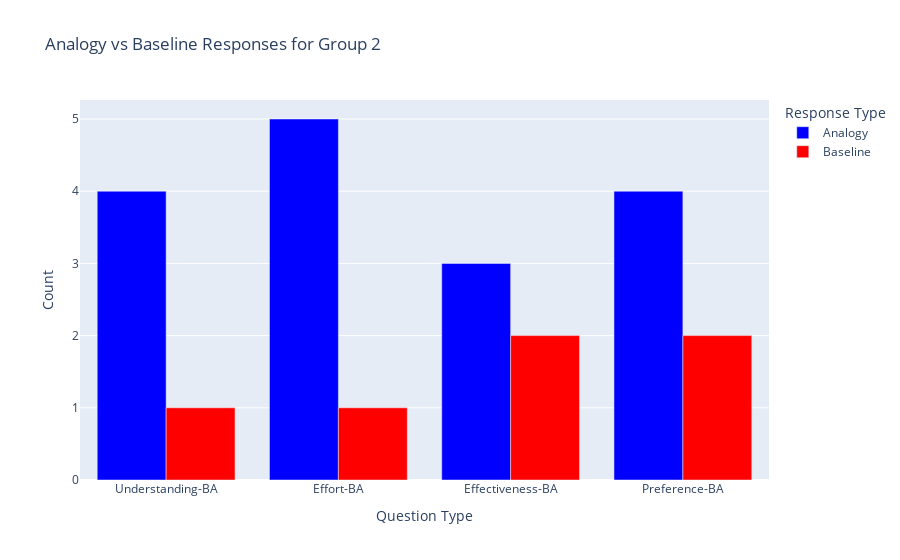

Notebook code cell kept with this figure:
### Code cell
# Columns for Group 2 (Understanding-BA, Effort-BA, Effectiveness-BA, Preference-BA)
group_2_columns = ['Understanding-BA', 'Effort-BA', 'Effectiveness-BA', 'Preference-BA']

# Count A/B for each question in Group 2
group_2_counts = count_A_B_per_question(group_2_data, group_2_columns)

# Prepare the data for plotting (convert counts into a DataFrame)
plot_data_group_2 = []

for question, counts in group_2_counts.items():
    plot_data_group_2.append({'Question': question, 'Response': 'Analogy', 'Count': counts['Analogy']})
    plot_data_group_2.append({'Question': question, 'Response': 'Baseline', 'Count': counts['Baseline']})

group_2_plot_df = pd.DataFrame(plot_data_group_2)

# Plot the bar chart for Group 2, showing Analogy vs Baseline for each question
fig_group_2 = px.bar(group_2_plot_df, x='Question', y='Count', color='Response', barmode='group',
                     title="Analogy vs Baseline Responses for Group 2",
                     labels={'Question': 'Question Type', 'Count': 'Number of Responses', 'Response': 'Response Type'},
                     color_discrete_map={'Analogy': 'blue', 'Baseline': 'red'})

fig_group_2.update_layout(xaxis_title="Question Type", yaxis_title="Count", barmode='group')

# Show the plot for Group 2
fig_group_2.show()

### Figure 1 — Plotly figure (JSON) as saved in the notebook; plotly's stock layout.template omitted (floating-point values rounded to 4 significant figures)
{"data": [{"alignmentgroup": "True", "hovertemplate": "Response Type=Analogy<br>Question Type=%{x}<br>Number of Responses=%{y}<extra></extra>", "legendgroup": "Analogy", "marker": {"color": "blue", "pattern": {"shape": ""}}, "name": "Analogy", "offsetgroup": "Analogy", "orientation": "v", "showlegend": true, "textposition": "auto", "type": "bar", "x": ["Understanding-BA", "Effort-BA", "Effectiveness-BA", "Preference-BA"], "xaxis": "x", "y": [4, 5, 3, 4], "yaxis": "y"}, {"alignmentgroup": "True", "hovertemplate": "Response Type=Baseline<br>Question Type=%{x}<br>Number of Responses=%{y}<extra></extra>", "legendgroup": "Baseline", "marker": {"color": "red", "pattern": {"shape": ""}}, "name": "Baseline", "offsetgroup": "Baseline", "orientation": "v", "showlegend": true, "textposition": "auto", "type": "bar", "x": ["Understanding-BA", "Effort-BA", "Effectiveness-BA", "Preference-BA"], "xaxis": "x", "y": [1, 1, 2, 2], "yaxis": "y"}], "layout": {"barmode": "group", "legend": {"title": {"text": "Response Type"}, "tracegroupgap": 0}, "title": {"text": "Analogy vs Baseline Responses for Group 2"}, "xaxis": {"anchor": "y", "domain": [0, 1], "title": {"text": "Question Type"}}, "yaxis": {"anchor": "x", "domain": [0, 1], "title": {"text": "Count"}}}}
